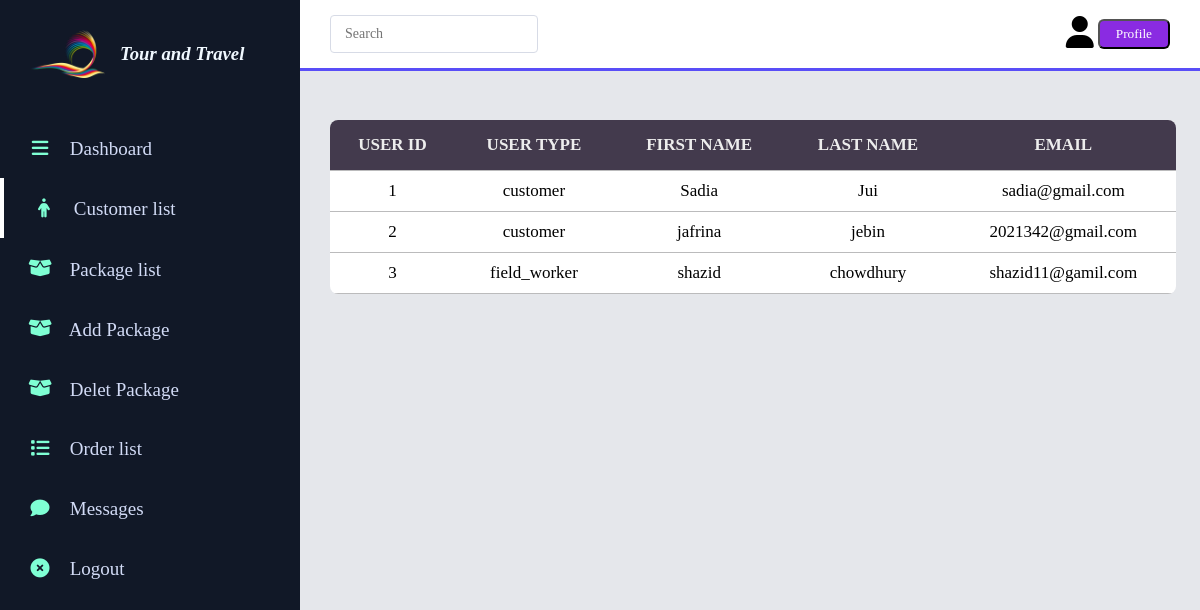
The page /customerL.php on the database its author committed.
### tables this page shows
CREATE TABLE `user_t` (
  `ID` int(11) NOT NULL,
  `usertype` varchar(50) NOT NULL,
  `fname` varchar(50) NOT NULL,
  `lname` varchar(50) NOT NULL,
  `email` varchar(50) NOT NULL,
  `password` varchar(50) NOT NULL,
  `rpassword` varchar(50) NOT NULL
);

### customerL.php (the view, shortened to what this page needs)
<?php
   include 'connect.php';
  $query="SELECT * FROM user_t";
  $result= mysqli_query($con,$query);
?>
<!DOCTYPE html>
<html lang="en">
<head>
    <link rel="stylesheet" href="https://cdnjs.cloudflare.com/ajax/libs/font-awesome/6.4.2/css/all.min.css">
     <link rel="stylesheet" href="orderL.css">
</head>
<body>
    <section id="menu">
    <div class="logo">
         <img src="pngTour.png" alt="" width="90px">
         <h3><i>Tour and Travel</i></h3>
      </div>
      <div class="items">
         <li >
            <a href="adminM.php"><i class="fa-solid fa-bars"></i>
            <span>Dashboard</span></a>
        </li>
        <li>
            <a href="customerL.php"><i class="fa-solid fa-person"></i>
            <span>Customer list</span></a>
        </li>
        <li>
            <a href="adminViewP.php"><i class="fa-solid fa-box-open fa-sm"></i></i>
            <span>Package list</span></a>
        </li>
        <li>
            <a href="packageL.php"><i class="fa-solid fa-box-open fa-sm"></i></i>
            <span>Add Package</span></a>
        </li>
        <li>
            <a href="deletP.php"><i class="fa-solid fa-box-open fa-sm"></i></i>
            <span>Delet Package</span></a>
        </li>
        <li>
            <a href="orderL.php"><i class="fa-solid fa-list"></i>
            <span>Order list</span></a>
        </li>
        <li>
            <a href=""><i class="fa-solid fa-comment"></i>
            <span>Messages</span></a>
        </li>
        <li>
            <a href="logout.php"><i class="fa-solid fa-circle-xmark"></i></i>
            <span>Logout</span></a>
        </li>
      </div>
</section>
    <section class="main">
    <div class="nav">
            <div class="p1">
                <div class="search">
                     <input type="text" placeholder="Search">
                </div>
            </div>
            <div class="profile">
            <i class="fa-solid fa-user fa-2xl"></i>
             <button style="background:blueviolet; border-radius:6px; padding:5px 1rem ">
              <a href="" style="text-decoration:none;color:white;">Profile</a></button>
            </div>
        </div>
        <div class="board">
            <table>
                <thead>
                    <tr>
                          <td>User Id</td>
                          <td>User Type</td>
                          <td> First Name</td>
                          <td> Last Name</td>
                          <td> Email</td>
                    </tr>
                </thead>
<tbody>
<tr>
<?php
while($row= mysqli_fetch_assoc($result))
{
?>
<td><?php echo $row['ID'];
?></td>
<td>
<?php ;
echo $row['usertype'];
?>
</td>
<td>
<?php ;
echo $row['fname'];
?>
</td>
<td>
<?php ;
echo $row['lname'];
?>
</td>
<td>
<?php ;
echo $row['email'];
?>
</td>
</tr>
<?php
}
?>
                </tbody>
            </table>
        </div>
    </section>
</body>
</html>

### orderL.css (style rules this page uses)
* { margin: 0; padding: 0; box-sizing: border-box; font-family: 'Times New Roman', Times, serif; }
body { width: 100%; background: #E5E7EB; display: flex; }
#menu { background-color: #111827; height: 100%; width: 300px; position: fixed; top: 0; left: 0; }
#menu .logo { display: flex; align-items: center; color: aliceblue; padding: 30px 0 0 30px; }
#menu .logo img { padding-right: 15px; }
#menu .items { margin-top: 40px; }
#menu .items li { list-style: none; padding: 15px 0; transition: 0.3s; }
#menu .items li i { color: aquamarine; width: 30px; height: 30px; text-align: center; line-height: 30px; font-size: 19px; margin: 0 10px 0 25px; }
#menu .items li a { text-decoration: none; color: rgb(252, 250, 248); font-size: 19px; }
#menu .items li a { color: #d2dbf6; font-weight: 300px; transition: 0.3s; }
#menu .items li:nth-child(4) { border-left: 4px solid #fff; }
.main { width: calc(100% - 300px); position: relative; margin-left: 300px; }
.main .nav { display: flex; align-items: center; justify-content:space-between ; background: #fff; padding: 15px 30px; border-bottom: 3px solid #594ef7; position: fixed; width: calc(100% - 300px); }
.main .nav .search { display: flex; justify-content: flex-start; align-items: center; padding: 10px 14px; border:1px solid #d7dbe6; border-radius: 4px ; }
.main .nav .search input { border: none; outline: none; font-size: 14px; }
.main .nav .p1 { display: flex; justify-content: flex-start; align-items: center; }
table { width: 100%; border-collapse:collapse; }
tr { border-bottom: 1px solid rgb(187, 187, 188); }
thead td { font-size: 14px; text-transform: uppercase; font-weight: 800; padding: 15px; color: #ededed; }
thead { background: #433a4d; }
tbody tr td { padding: 10px 15px; }
.board { width: 94%; margin:120px 30px 30px 30px; overflow: auto; background: #fff; border-radius: 8px; }
.board td { font-size: 600; font-size: 17px; text-align: center; }

### customerL.php (style rules this page uses)
#menu .items li:nth-child(2) { border-left: 4px solid #fff; }
#menu .items li:nth-child(4) { border-left:none; }

### rows shown on the page
user_t: ID "1", usertype "customer", fname "Sadia", lname "Jui", email "sadia@gmail.com"
user_t: ID "2", usertype "customer", fname "jafrina", lname "jebin", email "2021342@gmail.com"
user_t: ID "3", usertype "field_worker", fname "shazid", lname "chowdhury", email "shazid11@gamil.com"
